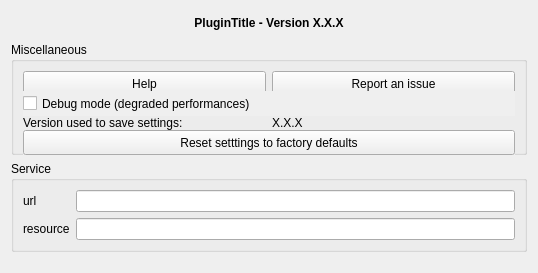
<?xml version="1.0" encoding="UTF-8"?>
<ui version="4.0">
 <class>wdg_locator_grand_lyon_settings</class>
 <widget class="QWidget" name="wdg_locator_grand_lyon_settings">
  <property name="geometry">
   <rect>
    <x>0</x>
    <y>0</y>
    <width>538</width>
    <height>273</height>
   </rect>
  </property>
  <property name="windowTitle">
   <string>locator-grand-lyon - Settings</string>
  </property>
  <property name="locale">
   <locale language="English" country="UnitedStates"/>
  </property>
  <layout class="QVBoxLayout" name="verticalLayout">
   <item>
    <widget class="QLabel" name="lbl_title">
     <property name="minimumSize">
      <size>
       <width>0</width>
       <height>25</height>
      </size>
     </property>
     <property name="maximumSize">
      <size>
       <width>16777215</width>
       <height>30</height>
      </size>
     </property>
     <property name="font">
      <font>
       <weight>75</weight>
       <bold>true</bold>
      </font>
     </property>
     <property name="locale">
      <locale language="English" country="UnitedStates"/>
     </property>
     <property name="text">
      <string>&lt;html&gt;&lt;head/&gt;&lt;body&gt;&lt;p align=&quot;center&quot;&gt;&lt;span style=&quot; font-weight:600;&quot;&gt;PluginTitle - Version X.X.X&lt;/span&gt;&lt;/p&gt;&lt;/body&gt;&lt;/html&gt;</string>
     </property>
     <property name="scaledContents">
      <bool>true</bool>
     </property>
     <property name="alignment">
      <set>Qt::AlignCenter</set>
     </property>
     <property name="wordWrap">
      <bool>true</bool>
     </property>
     <property name="openExternalLinks">
      <bool>false</bool>
     </property>
     <property name="textInteractionFlags">
      <set>Qt::TextSelectableByMouse</set>
     </property>
    </widget>
   </item>
   <item>
    <widget class="QGroupBox" name="grp_misc">
     <property name="minimumSize">
      <size>
       <width>0</width>
       <height>100</height>
      </size>
     </property>
     <property name="locale">
      <locale language="English" country="UnitedStates"/>
     </property>
     <property name="title">
      <string>Miscellaneous</string>
     </property>
     <property name="flat">
      <bool>false</bool>
     </property>
     <layout class="QGridLayout" name="gridLayout">
      <item row="2" column="1">
       <widget class="QLabel" name="lbl_version_saved_value">
        <property name="minimumSize">
         <size>
          <width>0</width>
          <height>25</height>
         </size>
        </property>
        <property name="maximumSize">
         <size>
          <width>16777215</width>
          <height>30</height>
         </size>
        </property>
        <property name="locale">
         <locale language="English" country="UnitedStates"/>
        </property>
        <property name="text">
         <string notr="true">X.X.X</string>
        </property>
        <property name="textInteractionFlags">
         <set>Qt::NoTextInteraction</set>
        </property>
       </widget>
      </item>
      <item row="0" column="1">
       <widget class="QPushButton" name="btn_report">
        <property name="minimumSize">
         <size>
          <width>200</width>
          <height>25</height>
         </size>
        </property>
        <property name="maximumSize">
         <size>
          <width>500</width>
          <height>30</height>
         </size>
        </property>
        <property name="locale">
         <locale language="English" country="UnitedStates"/>
        </property>
        <property name="text">
         <string>Report an issue</string>
        </property>
       </widget>
      </item>
      <item row="2" column="0">
       <widget class="QLabel" name="lbl_version_saved">
        <property name="minimumSize">
         <size>
          <width>0</width>
          <height>25</height>
         </size>
        </property>
        <property name="maximumSize">
         <size>
          <width>16777215</width>
          <height>30</height>
         </size>
        </property>
        <property name="locale">
         <locale language="English" country="UnitedStates"/>
        </property>
        <property name="text">
         <string>Version used to save settings:</string>
        </property>
       </widget>
      </item>
      <item row="0" column="0">
       <widget class="QPushButton" name="btn_help">
        <property name="minimumSize">
         <size>
          <width>200</width>
          <height>25</height>
         </size>
        </property>
        <property name="maximumSize">
         <size>
          <width>500</width>
          <height>30</height>
         </size>
        </property>
        <property name="locale">
         <locale language="English" country="UnitedStates"/>
        </property>
        <property name="text">
         <string>Help</string>
        </property>
       </widget>
      </item>
      <item row="3" column="0" colspan="2">
       <widget class="QPushButton" name="btn_reset">
        <property name="minimumSize">
         <size>
          <width>200</width>
          <height>25</height>
         </size>
        </property>
        <property name="maximumSize">
         <size>
          <width>16777215</width>
          <height>30</height>
         </size>
        </property>
        <property name="autoFillBackground">
         <bool>true</bool>
        </property>
        <property name="text">
         <string>Reset setttings to factory defaults</string>
        </property>
       </widget>
      </item>
      <item row="1" column="0" colspan="2">
       <widget class="QCheckBox" name="opt_debug">
        <property name="minimumSize">
         <size>
          <width>0</width>
          <height>25</height>
         </size>
        </property>
        <property name="maximumSize">
         <size>
          <width>16777215</width>
          <height>30</height>
         </size>
        </property>
        <property name="toolTip">
         <string>Enable debug mode.</string>
        </property>
        <property name="autoFillBackground">
         <bool>true</bool>
        </property>
        <property name="locale">
         <locale language="English" country="UnitedStates"/>
        </property>
        <property name="text">
         <string>Debug mode (degraded performances)</string>
        </property>
        <property name="tristate">
         <bool>false</bool>
        </property>
       </widget>
      </item>
     </layout>
    </widget>
   </item>
   <item>
    <widget class="QGroupBox" name="groupBox">
     <property name="title">
      <string>Service</string>
     </property>
     <layout class="QGridLayout" name="gridLayout_2">
      <item row="1" column="0">
       <widget class="QLabel" name="lbl_resource">
        <property name="text">
         <string>resource</string>
        </property>
       </widget>
      </item>
      <item row="0" column="0">
       <widget class="QLabel" name="lbl_url">
        <property name="text">
         <string>url</string>
        </property>
       </widget>
      </item>
      <item row="0" column="1">
       <widget class="QLineEdit" name="edit_url"/>
      </item>
      <item row="1" column="1">
       <widget class="QLineEdit" name="edit_resource"/>
      </item>
     </layout>
    </widget>
   </item>
   <item>
    <spacer name="verticalSpacer">
     <property name="orientation">
      <enum>Qt::Vertical</enum>
     </property>
     <property name="sizeHint" stdset="0">
      <size>
       <width>20</width>
       <height>56</height>
      </size>
     </property>
    </spacer>
   </item>
  </layout>
 </widget>
 <resources/>
 <connections/>
</ui>
